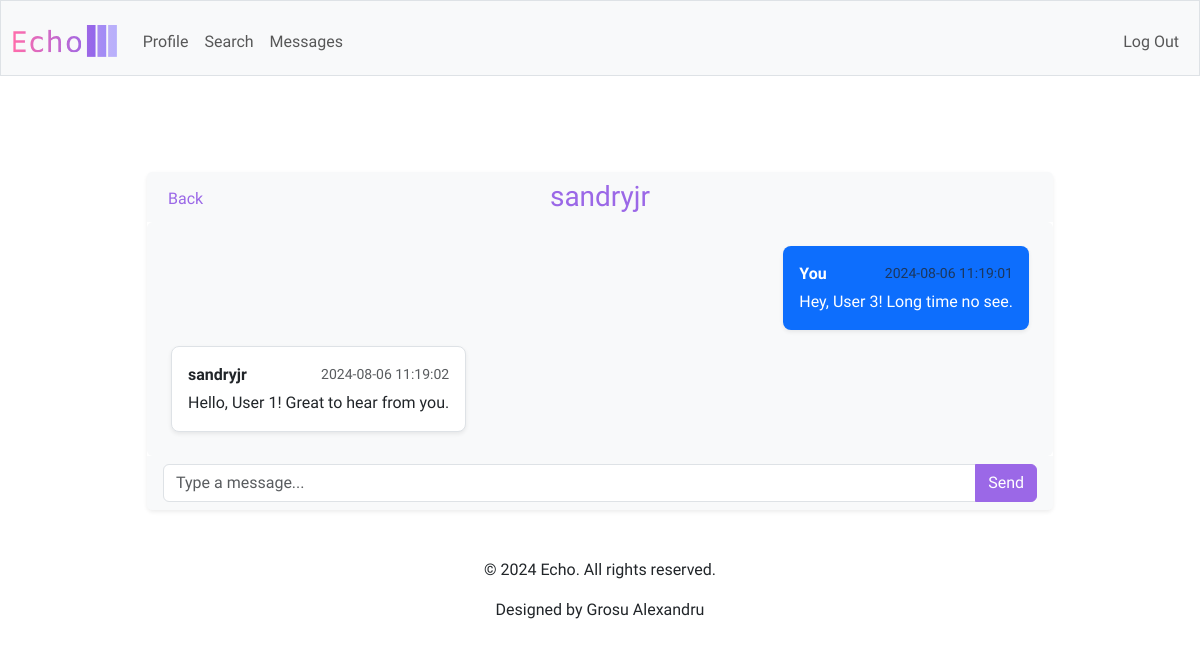
The app's page /messages/2 (signed in), older data.
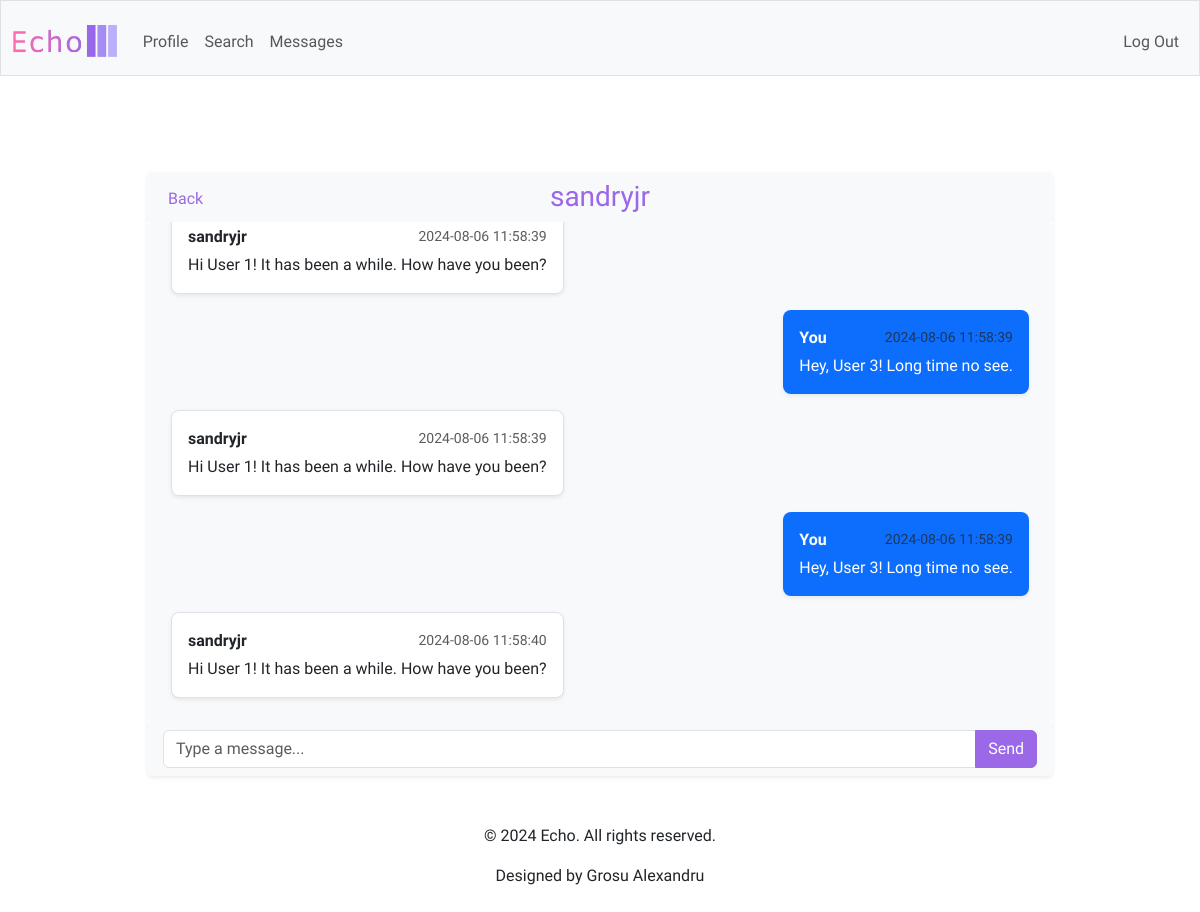
The same page, newer data.
### tables this page shows
CREATE TABLE users (
    id INTEGER PRIMARY KEY AUTOINCREMENT,
    username TEXT UNIQUE NOT NULL,
    password_hash TEXT NOT NULL,
    bio TEXT,
    created_at TIMESTAMP DEFAULT CURRENT_TIMESTAMP
);

CREATE TABLE messages (
    id INTEGER PRIMARY KEY AUTOINCREMENT,
    conversation_id INTEGER NOT NULL,
    sender_id INTEGER NOT NULL,
    content TEXT NOT NULL,
    created_at TIMESTAMP DEFAULT CURRENT_TIMESTAMP,
    FOREIGN KEY (conversation_id) REFERENCES conversations(id),
    FOREIGN KEY (sender_id) REFERENCES users(id)
);

### app.py (the view)
@app.route('/messages/<int:conversation_id>')
@login_required
def conversation(conversation_id):
    user_id = session['user_id']
    messages = db.execute('''
        SELECT m.content, m.created_at, u.username
        FROM messages m
        JOIN users u ON m.sender_id = u.id
        WHERE m.conversation_id = ?
        ORDER BY m.created_at
    ''', conversation_id)
    other_user = db.execute('''
        SELECT u.username
        FROM conversation_participants cp
        JOIN users u ON cp.user_id = u.id
        WHERE cp.conversation_id = ? AND cp.user_id != ?
    ''', conversation_id, user_id)
    other_username = other_user[0]['username'] if other_user else "Unknown"
    return render_template('conversation.html', messages=messages,
                           conversation_id=conversation_id, other_username=other_username)

### app.py (called while the page is built)
@app.after_request
def after_request(response):
    response.headers["Cache-Control"] = "no-cache, no-store, must-revalidate"
    response.headers["Expires"] = 0
    response.headers["Pragma"] = "no-cache"
    return response

### helpers.py (called while the page is built)
def login_required(f):
    @wraps(f)
    def decorated_function(*args, **kwargs):
        if session.get("user_id") is None:
            return redirect("/login")
        return f(*args, **kwargs)
    return decorated_function

### templates/conversation.html (shortened to what this page needs)
{% extends "layout.html" %}
{% block main %}
    <div class="container mt-5">
        <div class="row justify-content-center">
            <div class="col-md-10">
                <div class="card shadow-sm border-0">
                    <div class="card-header d-flex align-items-center bg-light border-bottom-0 position-relative">
                        <a href="{{ url_for('messages') }}" class="btn btn-link text-decoration-none purple position-absolute top-0 start-0 mt-2 ms-2">
                             Back
                        </a>
                        <div class="d-flex justify-content-center w-100">
                            <h3 class="mb-0 purple">
                                <a href="{{ url_for('profile', username=other_username) }}" class="text-decoration-none purple">
                                    {{ other_username }}
                                </a>
                            </h3>
                        </div>
                    </div>
                    <div class="card-body p-4 bg-light rounded" id="messageContainer" style="max-height: 500px; overflow-y: auto;">
                        <div class="d-flex flex-column gap-3">
                            {% for message in messages %}
                                {% if message['username'] == session['username'] %}
                                    <div class="d-flex justify-content-end">
                                        <div class="bg-primary text-white p-3 rounded-3 shadow-sm">
                                            <div class="d-flex justify-content-between align-items-center">
                                                <strong>You</strong>
                                                <small class="text-muted ms-2">{{ message['created_at'] }}</small>
                                            </div>
                                            <p class="mb-0 mt-1">{{ message['content'] }}</p>
                                        </div>
                                    </div>
                                {% else %}
                                    <div class="d-flex justify-content-start">
                                        <div class="bg-white border p-3 rounded-3 shadow-sm">
                                            <div class="d-flex justify-content-between align-items-center">
                                                <strong>{{ message['username'] }}</strong>
                                                <small class="text-muted ms-2">{{ message['created_at'] }}</small>
                                            </div>
                                            <p class="mb-0 mt-1">{{ message['content'] }}</p>
                                        </div>
                                    </div>
                                {% endif %}
                            {% endfor %}
                        </div>
                    </div>
                    <div class="card-footer bg-light border-top-0">
                        <form action="" method="post">
                            <div class="input-group">
                                <input type="text" name="content" class="form-control" placeholder="Type a message..." aria-label="Type a message..." aria-describedby="button-addon2" required>
                                <button class="btn btn-primary text-white" type="submit" id="button-addon2">Send</button>
                            </div>
                        </form>
                    </div>
                </div>
            </div>
        </div>
    </div>
{% endblock %}

### templates/layout.html (shortened to what this page needs)
<!DOCTYPE html>
<html lang="en">
    <head>
        <link href="https://cdn.jsdelivr.net/npm/bootstrap@5.3.3/dist/css/bootstrap.min.css" rel="stylesheet">
        <link href="/static/styles.css" rel="stylesheet">
    </head>
    <body>
        <nav class="bg-light border navbar navbar-expand-md navbar-light">
            <div class="container-fluid">
                <a class="navbar-brand" href="/"><img alt="Echo" class="logo-image" src="/static/echo-icons/svg/logo-no-background.svg"></a>
                <div class="collapse navbar-collapse" id="navbar">
                    {% if session["user_id"] %}
                        <ul class="navbar-nav me-auto mt-2">
                            <li class="nav-item"><a class="nav-link" href="/profile">Profile</a></li>
                            <li class="nav-item"><a class="nav-link" href="/search">Search</a></li>
                            <li class="nav-item"><a class="nav-link" href="/messages">Messages</a></li>
                        </ul>
                        <ul class="navbar-nav ms-auto mt-2">
                            <li class="nav-item"><a class="nav-link" href="/logout">Log Out</a></li>
                        </ul>
                    {% else %}
                        <ul class="navbar-nav ms-auto mt-2">
                            <li class="nav-item"><a class="nav-link" href="/register">Register</a></li>
                            <li class="nav-item"><a class="nav-link" href="/login">Log In</a></li>
                        </ul>
                    {% endif %}
                </div>
            </div>
        </nav>
        <main class="container py-5 text-center">
            {% block main %}{% endblock %}
        </main>
        <footer class="text-center">
            <div class="container">
                <p>&copy; 2024 Echo. All rights reserved.</p>
                <p>Designed by Grosu Alexandru</p>
            </div>
        </footer>
    </body>
</html>

### static/styles.css (style rules this page uses)
body { font-family: "Amiko", sans-serif; }
nav .navbar-brand { font-size: xx-large; font-weight: 600; }
.purple { color: #9b68e7; }
.btn-primary, .btn-primary:active:focus { background-color: #9b68e7; border-color: #9b68e7; color: #fff; }
nav .navbar-brand .logo-image { height: 32px; width: auto; }

Row changes from the older to the newer data that the page shows:
no longer on this page (row unchanged): messages: created_at "2024-08-06 11:19:01", content "Hey, User 3! Long time no see."
no longer on this page (row unchanged): messages: username "sandryjr", created_at "2024-08-06 11:19:02", content "Hello, User 1! Great to hear from you."
added messages: username "sandryjr", created_at "2024-08-06 11:58:39", content "Hi User 1! It has been a while. How have you been?"
added messages: created_at "2024-08-06 11:58:39", content "Hey, User 3! Long time no see."
added messages: username "sandryjr", created_at "2024-08-06 11:58:39", content "Hi User 1! It has been a while. How have you been?"
added messages: created_at "2024-08-06 11:58:39", content "Hey, User 3! Long time no see."
added messages: username "sandryjr", created_at "2024-08-06 11:58:40", content "Hi User 1! It has been a while. How have you been?"
